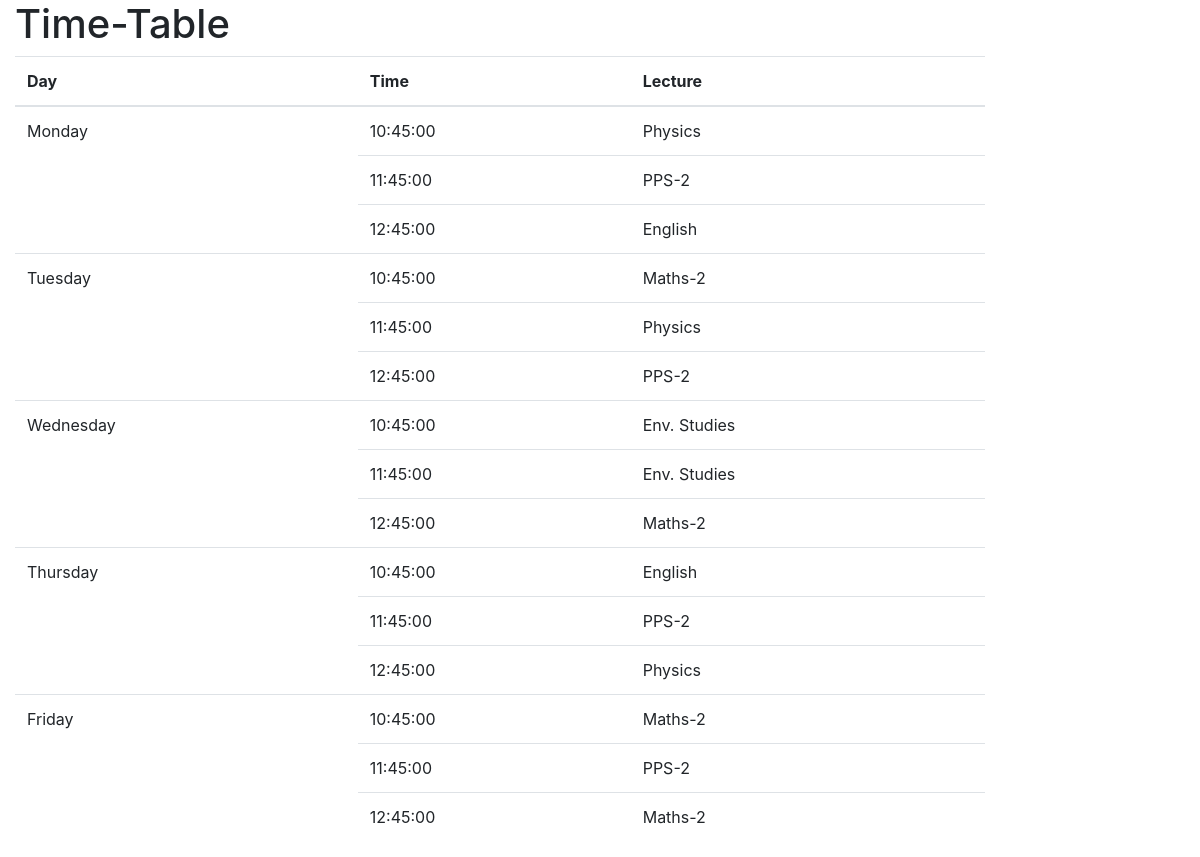
Screenshot of /timetable.php (signed in) with the database file from the repository.
### tables this page shows
CREATE TABLE `monday` (
  `No.` int(11) NOT NULL,
  `Time_A` time NOT NULL,
  `Lecture_A` varchar(50) DEFAULT NULL,
  `Time_B` time NOT NULL,
  `Lecture_B` varchar(10) NOT NULL
);

CREATE TABLE `tuesday` (
  `No.` int(11) NOT NULL,
  `Time_A` time NOT NULL,
  `Lecture_A` varchar(50) DEFAULT NULL,
  `Time_B` time NOT NULL,
  `Lecture_B` varchar(10) NOT NULL
);

CREATE TABLE `wednesday` (
  `No.` int(11) NOT NULL,
  `Time_A` time DEFAULT NULL,
  `Lecture_A` varchar(50) DEFAULT NULL,
  `Time_B` time DEFAULT NULL,
  `Lecture_B` varchar(50) DEFAULT NULL
);

CREATE TABLE `thursday` (
  `No.` int(11) NOT NULL,
  `Time_A` time NOT NULL DEFAULT '00:45:00',
  `Lecture_A` varchar(50) NOT NULL,
  `Time_B` time DEFAULT NULL,
  `Lecture_B` varchar(50) DEFAULT NULL
);

CREATE TABLE `friday` (
  `No.` int(11) NOT NULL,
  `Time_A` time NOT NULL,
  `Lecture_A` varchar(50) DEFAULT NULL,
  `Time_B` time NOT NULL,
  `Lecture_B` varchar(50) DEFAULT NULL
);

### timetable.php (the view, shortened to what this page needs)
<?php
require 'config.php';
$days = array('monday', 'tuesday', 'wednesday', 'thursday', 'friday');
$timetables = array();
foreach ($days as $day) {
    $query = "SELECT * FROM $day";
    $result = mysqli_query($conn, $query);
    $lectures = array();
    while ($row = mysqli_fetch_assoc($result)) {
        $lectures[] = $row;
    }
    $timetables[$day] = $lectures;
}
?>
<!DOCTYPE html>
<html lang="en">
<head>
    <link rel="stylesheet" href="https://maxcdn.bootstrapcdn.com/bootstrap/4.0.0/css/bootstrap.min.css">
</head>
<body>
    <div class="col-md-10">
        <h1>Time-Table</h1>
        <table class="table">
            <thead>
                <tr>
                    <th scope="col">Day</th>
                    <th scope="col">Time</th>
                    <th scope="col">Lecture</th>
                </tr>
            </thead>
            <tbody>
                <?php foreach ($timetables as $day => $lectures) { ?>
                    <?php foreach ($lectures as $lecture) { ?>
                        <tr>
                            <?php if ($lecture == reset($lectures)) { ?>
                                <td rowspan="<?php echo count($lectures); ?>"><?php echo ucfirst($day); ?></td>
                            <?php } ?>
                            <td><?php echo $lecture['Time_'.$_SESSION['Division']]; ?></td>
                            <td><?php echo $lecture['Lecture_'.$_SESSION['Division']]; ?></td>
                        </tr>
                    <?php } ?>
                <?php } ?>
            </tbody>
        </table>
    </div>
</body>
</html>

### rows the page displays
monday: day "Monday", Time_A "10:45:00", Lecture_A "Physics"
monday: Time_A "11:45:00", Lecture_A "PPS-2"
monday: Time_A "12:45:00", Lecture_A "English"
tuesday: day "Tuesday", Time_A "10:45:00", Lecture_A "Maths-2"
tuesday: Time_A "11:45:00", Lecture_A "Physics"
tuesday: Time_A "12:45:00", Lecture_A "PPS-2"
wednesday: day "Wednesday", Time_A "10:45:00", Lecture_A "Env. Studies"
wednesday: Time_A "11:45:00", Lecture_A "Env. Studies"
wednesday: Time_A "12:45:00", Lecture_A "Maths-2"
thursday: day "Thursday", Time_A "10:45:00", Lecture_A "English"
thursday: Time_A "11:45:00", Lecture_A "PPS-2"
thursday: Time_A "12:45:00", Lecture_A "Physics"
friday: day "Friday", Time_A "10:45:00", Lecture_A "Maths-2"
friday: Time_A "11:45:00", Lecture_A "PPS-2"
friday: Time_A "12:45:00", Lecture_A "Maths-2"
